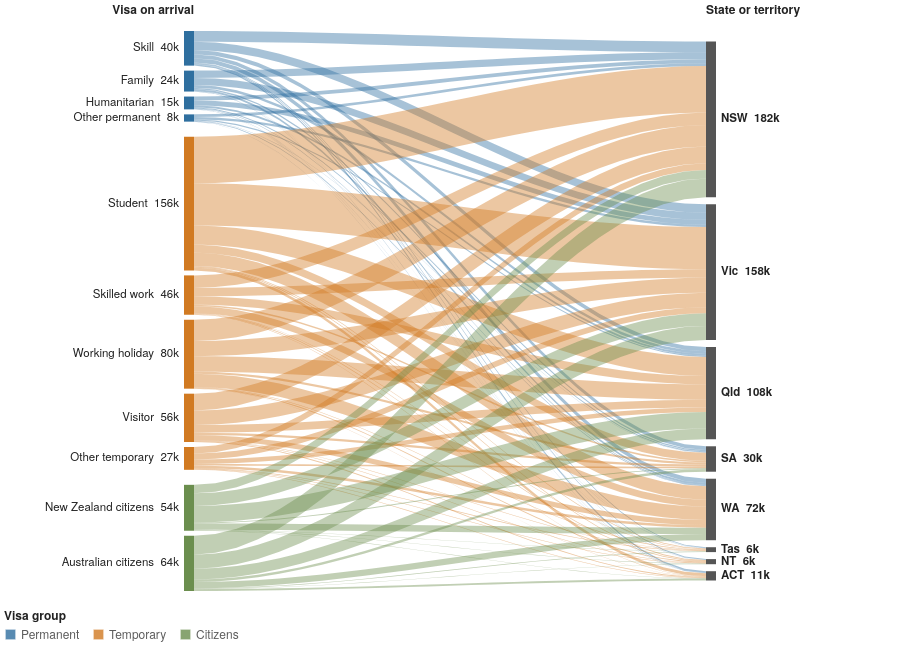

Vega-Lite specification stored for this chart:
### Vega-Lite specification from a JSON file in a GitHub repository (floating-point values rounded to 4 significant figures; data arrays with more than 128 entries replaced by an {"elided": "..."} marker saying what was removed)
{"$schema": "https://vega.github.io/schema/vega-lite/v5.json", "config": {"background": null, "font": "IBM Plex Sans, Helvetica Neue, Arial, sans-serif", "padding": 4, "view": {"stroke": null}, "axis": {"labelColor": "#5c5c5c", "titleColor": "#5c5c5c", "gridColor": "#d0d0d0", "domainColor": "#d0d0d0", "tickColor": "#d0d0d0", "labelFont": "IBM Plex Sans, Helvetica Neue, Arial, sans-serif", "labelFontSize": 11, "titleFont": "IBM Plex Sans, Helvetica Neue, Arial, sans-serif", "titleFontWeight": 500, "titleFontSize": 11.5}, "legend": {"labelColor": "#5c5c5c", "titleColor": "#222222", "labelFont": "IBM Plex Sans, Helvetica Neue, Arial, sans-serif", "titleFont": "IBM Plex Sans, Helvetica Neue, Arial, sans-serif", "titleFontWeight": 600, "labelFontSize": 12, "titleFontSize": 12, "symbolStrokeColor": "#ffffff"}, "text": {"color": "#222222", "font": "IBM Plex Sans, Helvetica Neue, Arial, sans-serif"}, "tooltipFormat": {"numberFormat": ",.0f"}}, "width": 892, "height": 562, "autosize": {"type": "pad"}, "layer": [{"data": {"values": {"elided": "2200 records"}}, "mark": {"type": "area", "orient": "vertical", "interpolate": "linear", "cursor": "pointer"}, "encoding": {"x": {"field": "x", "type": "quantitative", "scale": {"type": "linear", "domain": [0, 892], "range": [0, 892], "nice": false, "zero": false}, "axis": null}, "y": {"field": "y", "type": "quantitative", "scale": {"type": "linear", "domain": [0, 560], "range": [0, 560], "nice": false, "zero": false}, "axis": null}, "y2": {"field": "y2"}, "detail": {"field": "id"}, "color": {"field": "group", "type": "nominal", "scale": {"domain": ["Permanent", "Temporary", "Citizens"], "range": ["#2f6f9f", "#d17a22", "#6b8e4e"]}, "legend": {"title": "Visa group", "orient": "bottom", "direction": "horizontal", "symbolType": "square", "symbolSize": 120}}, "opacity": {"condition": [{"test": "length(data('sv_store')) == 0 && length(data('ss_store')) == 0", "value": 0.42}, {"param": "sv", "empty": false, "value": 0.8}, {"param": "ss", "empty": false, "value": 0.8}], "value": 0.06}, "tooltip": [{"field": "src", "title": "Visa"}, {"field": "dst", "title": "Arrived in"}, {"field": "v", "title": "Arrivals, 2024–25", "format": ","}, {"field": "share", "title": "% of this visa's arrivals", "format": ".1f"}]}}, {"data": {"values": [{"side": "L", "key": "12", "label": "Skill", "group": "Permanent", "v": 40370, "x": 180, "x2": 190, "y": 0, "y2": 34.62, "off": 34.62, "src": "Skill"}, {"side": "L", "key": "11", "label": "Family", "group": "Permanent", "v": 24400, "x": 180, "x2": 190, "y": 39.62, "y2": 60.55, "off": 60.55, "src": "Family"}, {"side": "L", "key": "1030", "label": "Humanitarian", "group": "Permanent", "v": 14950, "x": 180, "x2": 190, "y": 65.55, "y2": 78.37, "off": 78.37, "src": "Humanitarian"}, {"side": "L", "key": "15", "label": "Other permanent", "group": "Permanent", "v": 8470, "x": 180, "x2": 190, "y": 83.37, "y2": 90.64, "off": 90.64, "src": "Other permanent"}, {"side": "L", "key": "22", "label": "Student", "group": "Temporary", "v": 155950, "x": 180, "x2": 190, "y": 105.6, "y2": 239.4, "off": 239.4, "src": "Student"}, {"side": "L", "key": "23", "label": "Skilled work", "group": "Temporary", "v": 45890, "x": 180, "x2": 190, "y": 244.4, "y2": 283.7, "off": 283.7, "src": "Skilled work"}, {"side": "L", "key": "24", "label": "Working holiday", "group": "Temporary", "v": 80370, "x": 180, "x2": 190, "y": 288.7, "y2": 357.7, "off": 357.7, "src": "Working holiday"}, {"side": "L", "key": "25", "label": "Visitor", "group": "Temporary", "v": 56330, "x": 180, "x2": 190, "y": 362.7, "y2": 411.0, "off": 411.0, "src": "Visitor"}, {"side": "L", "key": "1010", "label": "Other temporary", "group": "Temporary", "v": 26620, "x": 180, "x2": 190, "y": 416.0, "y2": 438.8, "off": 438.8, "src": "Other temporary"}, {"side": "L", "key": "01", "label": "New Zealand citizens", "group": "Citizens", "v": 53540, "x": 180, "x2": 190, "y": 453.8, "y2": 499.7, "off": 499.7, "src": "New Zealand citizens"}, {"side": "L", "key": "02", "label": "Australian citizens", "group": "Citizens", "v": 64430, "x": 180, "x2": 190, "y": 504.7, "y2": 560, "off": 560, "src": "Australian citizens"}]}, "params": [{"name": "sv", "select": {"type": "point", "fields": ["src"], "on": "pointerover", "clear": "pointerout"}}], "mark": {"type": "rect", "cursor": "pointer"}, "encoding": {"x": {"field": "x", "type": "quantitative", "scale": {"type": "linear", "domain": [0, 892], "range": [0, 892], "nice": false, "zero": false}}, "x2": {"field": "x2"}, "y": {"field": "y", "type": "quantitative", "scale": {"type": "linear", "domain": [0, 560], "range": [0, 560], "nice": false, "zero": false}}, "y2": {"field": "y2"}, "color": {"field": "group", "type": "nominal", "scale": {"domain": ["Permanent", "Temporary", "Citizens"], "range": ["#2f6f9f", "#d17a22", "#6b8e4e"]}, "legend": null}, "tooltip": [{"field": "label", "title": "Visa"}, {"field": "group", "title": "Group"}, {"field": "v", "title": "Arrivals, 2024–25", "format": ","}]}}, {"data": {"values": [{"side": "R", "key": "New South Wales", "label": "NSW", "group": "", "v": 181690, "x": 702, "x2": 712, "y": 10.5, "y2": 166.3, "off": 166.3, "dst": "New South Wales"}, {"side": "R", "key": "Victoria", "label": "Vic", "group": "", "v": 158160, "x": 702, "x2": 712, "y": 173.3, "y2": 309.0, "off": 309.0, "dst": "Victoria"}, {"side": "R", "key": "Queensland", "label": "Qld", "group": "", "v": 107620, "x": 702, "x2": 712, "y": 316.0, "y2": 408.3, "off": 408.3, "dst": "Queensland"}, {"side": "R", "key": "South Australia", "label": "SA", "group": "", "v": 29660, "x": 702, "x2": 712, "y": 415.3, "y2": 440.7, "off": 440.7, "dst": "South Australia"}, {"side": "R", "key": "Western Australia", "label": "WA", "group": "", "v": 71710, "x": 702, "x2": 712, "y": 447.7, "y2": 509.2, "off": 509.2, "dst": "Western Australia"}, {"side": "R", "key": "Tasmania", "label": "Tas", "group": "", "v": 5700, "x": 702, "x2": 712, "y": 516.2, "y2": 521.1, "off": 521.1, "dst": "Tasmania"}, {"side": "R", "key": "Northern Territory", "label": "NT", "group": "", "v": 5950, "x": 702, "x2": 712, "y": 528.1, "y2": 533.2, "off": 533.2, "dst": "Northern Territory"}, {"side": "R", "key": "Australian Capital Territory", "label": "ACT", "group": "", "v": 10830, "x": 702, "x2": 712, "y": 540.2, "y2": 549.5, "off": 549.5, "dst": "Australian Capital Territory"}]}, "params": [{"name": "ss", "select": {"type": "point", "fields": ["dst"], "on": "pointerover", "clear": "pointerout"}}], "mark": {"type": "rect", "fill": "#555555", "cursor": "pointer"}, "encoding": {"x": {"field": "x", "type": "quantitative", "scale": {"type": "linear", "domain": [0, 892], "range": [0, 892], "nice": false, "zero": false}}, "x2": {"field": "x2"}, "y": {"field": "y", "type": "quantitative", "scale": {"type": "linear", "domain": [0, 560], "range": [0, 560], "nice": false, "zero": false}}, "y2": {"field": "y2"}, "tooltip": [{"field": "key", "title": "State / territory"}, {"field": "v", "title": "Arrivals, 2024–25", "format": ","}]}}, {"data": {"values": [{"side": "L", "key": "12", "label": "Skill", "group": "Permanent", "v": 40370, "x": 180, "x2": 190, "y": 0, "y2": 34.62, "off": 34.62, "mid": 17.31, "lx": 175, "txt": "Skill  40k"}, {"side": "L", "key": "11", "label": "Family", "group": "Permanent", "v": 24400, "x": 180, "x2": 190, "y": 39.62, "y2": 60.55, "off": 60.55, "mid": 50.09, "lx": 175, "txt": "Family  24k"}, {"side": "L", "key": "1030", "label": "Humanitarian", "group": "Permanent", "v": 14950, "x": 180, "x2": 190, "y": 65.55, "y2": 78.37, "off": 78.37, "mid": 71.96, "lx": 175, "txt": "Humanitarian  15k"}, {"side": "L", "key": "15", "label": "Other permanent", "group": "Permanent", "v": 8470, "x": 180, "x2": 190, "y": 83.37, "y2": 90.64, "off": 90.64, "mid": 87.01, "lx": 175, "txt": "Other permanent  8k"}, {"side": "L", "key": "22", "label": "Student", "group": "Temporary", "v": 155950, "x": 180, "x2": 190, "y": 105.6, "y2": 239.4, "off": 239.4, "mid": 172.5, "lx": 175, "txt": "Student  156k"}, {"side": "L", "key": "23", "label": "Skilled work", "group": "Temporary", "v": 45890, "x": 180, "x2": 190, "y": 244.4, "y2": 283.7, "off": 283.7, "mid": 264.1, "lx": 175, "txt": "Skilled work  46k"}, {"side": "L", "key": "24", "label": "Working holiday", "group": "Temporary", "v": 80370, "x": 180, "x2": 190, "y": 288.7, "y2": 357.7, "off": 357.7, "mid": 323.2, "lx": 175, "txt": "Working holiday  80k"}, {"side": "L", "key": "25", "label": "Visitor", "group": "Temporary", "v": 56330, "x": 180, "x2": 190, "y": 362.7, "y2": 411.0, "off": 411.0, "mid": 386.8, "lx": 175, "txt": "Visitor  56k"}, {"side": "L", "key": "1010", "label": "Other temporary", "group": "Temporary", "v": 26620, "x": 180, "x2": 190, "y": 416.0, "y2": 438.8, "off": 438.8, "mid": 427.4, "lx": 175, "txt": "Other temporary  27k"}, {"side": "L", "key": "01", "label": "New Zealand citizens", "group": "Citizens", "v": 53540, "x": 180, "x2": 190, "y": 453.8, "y2": 499.7, "off": 499.7, "mid": 476.8, "lx": 175, "txt": "New Zealand citizens  54k"}, {"side": "L", "key": "02", "label": "Australian citizens", "group": "Citizens", "v": 64430, "x": 180, "x2": 190, "y": 504.7, "y2": 560, "off": 560, "mid": 532.4, "lx": 175, "txt": "Australian citizens  64k"}, {"side": "R", "key": "New South Wales", "label": "NSW", "group": "", "v": 181690, "x": 702, "x2": 712, "y": 10.5, "y2": 166.3, "off": 166.3, "mid": 88.41, "lx": 717, "txt": "NSW  182k"}, {"side": "R", "key": "Victoria", "label": "Vic", "group": "", "v": 158160, "x": 702, "x2": 712, "y": 173.3, "y2": 309.0, "off": 309.0, "mid": 241.2, "lx": 717, "txt": "Vic  158k"}, {"side": "R", "key": "Queensland", "label": "Qld", "group": "", "v": 107620, "x": 702, "x2": 712, "y": 316.0, "y2": 408.3, "off": 408.3, "mid": 362.1, "lx": 717, "txt": "Qld  108k"}, {"side": "R", "key": "South Australia", "label": "SA", "group": "", "v": 29660, "x": 702, "x2": 712, "y": 415.3, "y2": 440.7, "off": 440.7, "mid": 428.0, "lx": 717, "txt": "SA  30k"}, {"side": "R", "key": "Western Australia", "label": "WA", "group": "", "v": 71710, "x": 702, "x2": 712, "y": 447.7, "y2": 509.2, "off": 509.2, "mid": 478.5, "lx": 717, "txt": "WA  72k"}, {"side": "R", "key": "Tasmania", "label": "Tas", "group": "", "v": 5700, "x": 702, "x2": 712, "y": 516.2, "y2": 521.1, "off": 521.1, "mid": 518.7, "lx": 717, "txt": "Tas  6k"}, {"side": "R", "key": "Northern Territory", "label": "NT", "group": "", "v": 5950, "x": 702, "x2": 712, "y": 528.1, "y2": 533.2, "off": 533.2, "mid": 530.7, "lx": 717, "txt": "NT  6k"}, {"side": "R", "key": "Australian Capital Territory", "label": "ACT", "group": "", "v": 10830, "x": 702, "x2": 712, "y": 540.2, "y2": 549.5, "off": 549.5, "mid": 544.9, "lx": 717, "txt": "ACT  11k"}]}, "mark": {"type": "text", "font": "IBM Plex Sans, Helvetica Neue, Arial, sans-serif", "fontSize": 11.5, "baseline": "middle", "align": {"expr": "datum.side == 'L' ? 'right' : 'left'"}, "interactive": false, "fontWeight": {"expr": "datum.side == 'R' ? 600 : 400"}}, "encoding": {"x": {"field": "lx", "type": "quantitative", "scale": {"type": "linear", "domain": [0, 892], "range": [0, 892], "nice": false, "zero": false}}, "y": {"field": "mid", "type": "quantitative", "scale": {"type": "linear", "domain": [0, 560], "range": [0, 560], "nice": false, "zero": false}}, "text": {"field": "txt"}}}, {"data": {"values": [{"x": 190, "y": -12, "txt": "Visa on arrival"}, {"x": 702, "y": -12, "txt": "State or territory"}]}, "mark": {"type": "text", "font": "IBM Plex Sans, Helvetica Neue, Arial, sans-serif", "fontSize": 12, "fontWeight": 600, "baseline": "bottom", "align": {"expr": "datum.txt == 'Visa on arrival' ? 'right' : 'left'"}, "dy": -2}, "encoding": {"x": {"field": "x", "type": "quantitative", "scale": {"type": "linear", "domain": [0, 892], "range": [0, 892], "nice": false, "zero": false}}, "y": {"field": "y", "type": "quantitative", "scale": {"type": "linear", "domain": [0, 560], "range": [0, 560], "nice": false, "zero": false}}, "text": {"field": "txt"}}}], "resolve": {"scale": {"color": "shared"}}}
